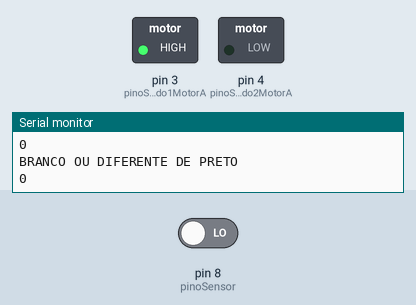
Recording of a sketch running on a simulated Arduino Uno, built with avr-gcc and run on an emulated ATmega328P. On the bench: switched loads named in the sketch (green lamp = pin HIGH), the last lines printed to the serial monitor. The test bench sets the inputs (shaded band); at power-on: pin 8 (pinoSensor) LOW.

Above: at 2.8 s.
2.9 s: pin 8 (pinoSensor) driven HIGH
At 3.5 s:
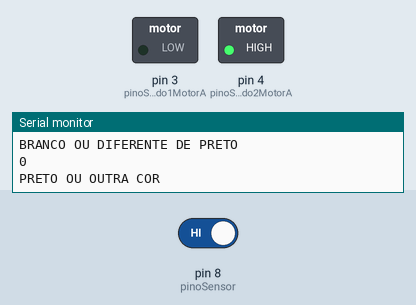
4.5 s: pin 8 (pinoSensor) driven LOW
At 6.2 s:
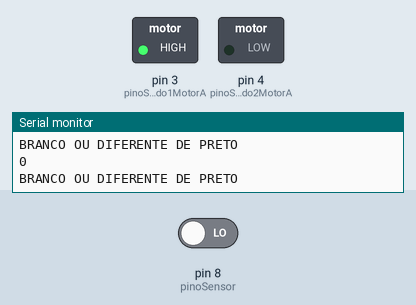
Timing chart, 0 to 7.7 s (numbered marks = the images above; inputs shaded):
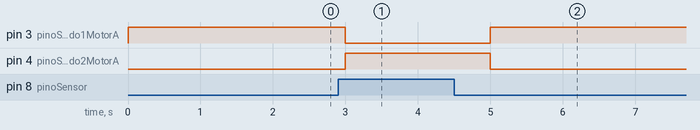

Measured:
- after the input at 2.9 s, pin 3 (pinoSentido1MotorA): HIGH → LOW after 0.10 s; pin 4 (pinoSentido2MotorA): LOW → HIGH after 0.10 s
- after the input at 4.5 s, pin 3 (pinoSentido1MotorA): LOW → HIGH after 0.50 s; pin 4 (pinoSentido2MotorA): HIGH → LOW after 0.50 s

The sketch:

testMotorPonteHeSensorSeguidor.ino
```cpp
#define pinoSensor 8
#define pinoSentido1MotorA 3
#define pinoSentido2MotorA 4

void setup() {

  // put your setup code here, to run once:
  pinMode(pinoSensor,INPUT);
  pinMode(pinoSentido1MotorA, OUTPUT);
  pinMode(pinoSentido2MotorA, OUTPUT);

  Serial.begin(9600);

}

void loop() {

  bool estadoSensor1 = digitalRead(pinoSensor);

  if(estadoSensor1){
    digitalWrite(pinoSentido1MotorA, LOW);
    digitalWrite(pinoSentido2MotorA, HIGH);
    Serial.println("PRETO OU OUTRA COR");
    delay(500);
    Serial.println(estadoSensor1);
    delay(500);
  }
  else{
    digitalWrite(pinoSentido2MotorA, LOW);
    digitalWrite(pinoSentido1MotorA, HIGH);
    Serial.println("BRANCO OU DIFERENTE DE PRETO");

    delay(500);
    Serial.println(estadoSensor1);
    delay(500);
  }

}
```
